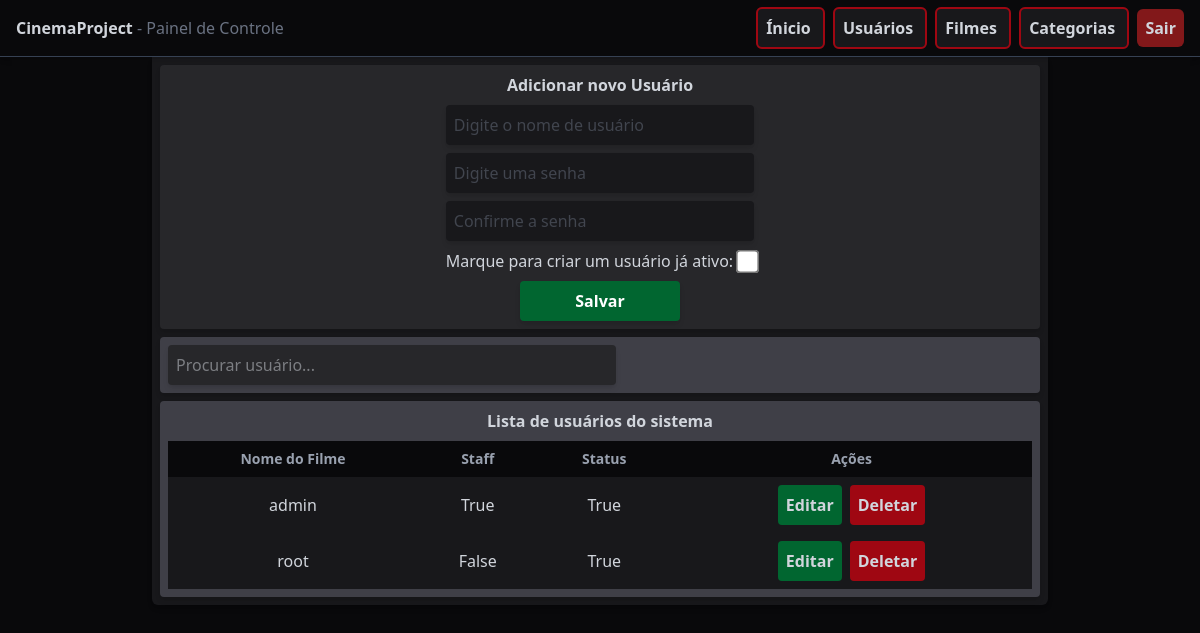
/users/ (signed in), run on an earlier commit of the app's database.
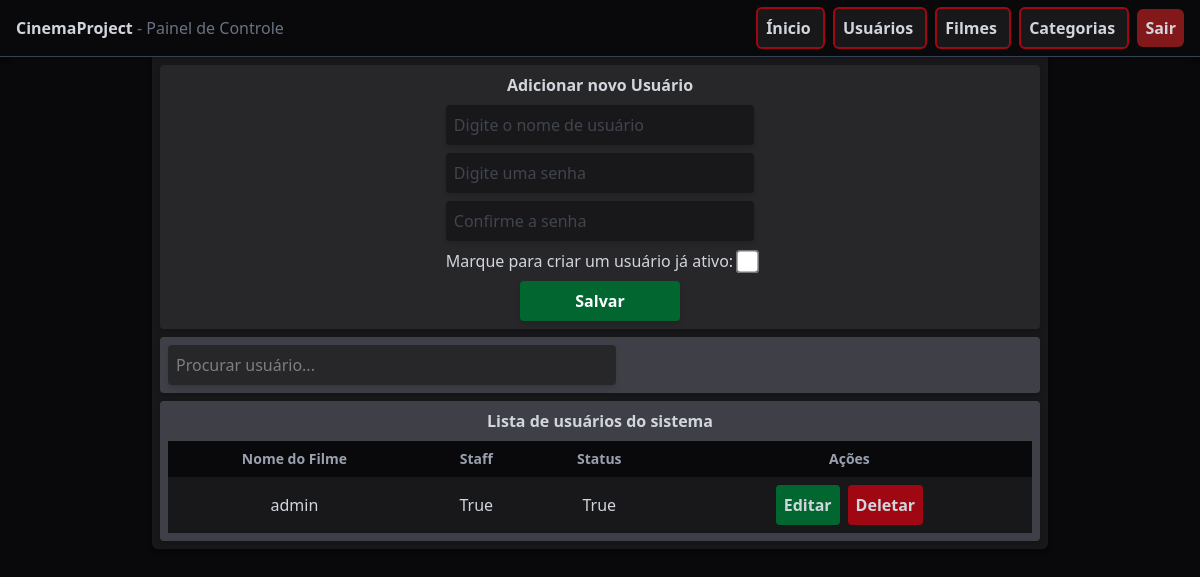
And on a later commit of the database.
### control/models.py (models this page shows, shortened)
class CustomUser(AbstractBaseUser, PermissionsMixin):
    username = models.CharField(max_length=200, unique=True)
    is_active = models.BooleanField(default=False)
    is_admin = models.BooleanField(default=False)
    objects = CustomUserManager()
    USERNAME_FIELD = 'username'
    REQUIRED_FIELDS = []

### control/views.py (the view, shortened to what this page needs)
# urls.py: path('users/', views.users, name='users'),
@login_required(login_url = 'user-login')
def users(request):
    form = AddUserForm()
    users = User.objects.all()
    context = {
        'form': form,
        'users': users
    }
    return render(request, 'user/users.html', context)

### control/forms.py (shortened to what this page needs)
class AddUserForm(forms.ModelForm):
    password1 = forms.CharField(
        required=False,
        widget=forms.PasswordInput(attrs={
            'class': "w-full max-w-sm bg-zinc-900 outline-none p-2 rounded-sm shadow-md",
            'placeholder': "Digite uma senha"
        })
    )
    password2 = forms.CharField(
        required=False,
        widget=forms.PasswordInput(attrs={
            'class': "w-full max-w-sm bg-zinc-900 outline-none p-2 rounded-sm shadow-md",
            'placeholder': "Confirme a senha"
        })
    )
    class Meta:
        model = User
        fields = ['username', 'is_active']
        widgets = {
            'username': forms.TextInput(attrs={
                'class': "w-full max-w-sm bg-zinc-900 outline-none p-2 rounded-sm shadow-md",
                'placeholder': "Digite o nome de usuário"
            }),
            'is_active': forms.CheckboxInput(attrs={
                'class': "scale-180"
            })
        }

### control/templates/user/users.html (shortened to what this page needs)
{% extends 'base.html' %}
{% block content %}
<div class="w-4xl bg-zinc-900 mx-auto p-2 rounded-b-md space-y-2 shadow-md">
    <div class="bg-zinc-800 flex flex-col gap-2 text-center items-center rounded-sm p-2 shadow-md">
        <h1 class="font-semibold">Adicionar novo Usuário</h1>
        <form method="POST" class="flex flex-col gap-2 text-gray-500">
            {{ form.username }}
            {{ form.password1 }}
            {{ form.password2 }}
            <div class="flex items-center gap-2">
                <label for="is_active" class="text-gray-300">Marque para criar um usuário já ativo: </label>
                {{ form.is_active }}
            </div>
            <button name="form_type" value="add_form" type="submit" class="w-40 mx-auto bg-green-800 hover:bg-green-600 p-2 rounded-sm text-white font-semibold cursor-pointer transition shadow-md">
                Salvar
            </button>
        </form>
    </div>
    <div class="bg-zinc-700 flex flex-col gap-2 text-center rounded-sm p-2 shadow-md">
        <input id="search-files" type="search" placeholder="Procurar usuário..." class="w-full max-w-md bg-zinc-800 rounded-sm p-2 shadow-md">
    </div>
    <div class="bg-zinc-700 flex flex-col gap-2 text-center items-center rounded-sm p-2 shadow-md">
        <h1 class="font-semibold">Lista de usuários do sistema</h1>
        <table class="w-full text-center">
            <thead>
                <tr class="bg-zinc-950 font-semibold text-sm text-gray-400">
                    <th class="p-1">Nome do Filme</th>
                    <th class="p-2">Staff</th>
                    <th class="p-2">Status</th>
                    <th class="p-2">Ações</th>
                </tr>
            </thead>
            <tbody>
                {% for user in users %}
                <tr class="bg-zinc-900 hover:bg-zinc-800 transition cursor-pointer">
                    <td class="p-2">{{ user.username }}</td>
                    <td class="p-2">{{ user.is_admin  }}</td>
                    <td class="p-2">{{ user.is_active  }}</td>
                    <td class="p-2 flex flex-row justify-center items-center gap-2">
                        <a href="{% url 'user-edit' user.id %}" class="bg-green-800 hover:bg-green-600 p-2 rounded-sm cursor-pointer transition font-semibold">
                            Editar
                        </a>
                        <form method="POST">
                            <button name="form_type" value="delete_form" class="bg-red-800 hover:bg-red-600 p-2 rounded-sm cursor-pointer transition font-semibold">
                                Deletar
                            </button>
                        </form>
                    </td>
                </tr>
                {% endfor %}
            </tbody>
        </table>
    </div>
</div>
{% endblock %}

What changed in the data, as far as the page shows it:
removed CustomUser: username "root", is_admin "False", is_active "True"
